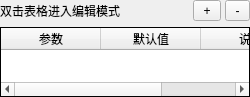
<?xml version="1.0" encoding="UTF-8"?>
<ui version="4.0">
 <class>KeyValueForm</class>
 <widget class="QWidget" name="KeyValueForm">
  <property name="geometry">
   <rect>
    <x>0</x>
    <y>0</y>
    <width>250</width>
    <height>83</height>
   </rect>
  </property>
  <property name="windowTitle">
   <string>Form</string>
  </property>
  <layout class="QVBoxLayout" name="verticalLayout">
   <property name="sizeConstraint">
    <enum>QLayout::SizeConstraint::SetMinimumSize</enum>
   </property>
   <property name="leftMargin">
    <number>0</number>
   </property>
   <property name="topMargin">
    <number>0</number>
   </property>
   <property name="rightMargin">
    <number>0</number>
   </property>
   <property name="bottomMargin">
    <number>0</number>
   </property>
   <item>
    <layout class="QHBoxLayout" name="horizontalLayout_5">
     <property name="spacing">
      <number>4</number>
     </property>
     <item>
      <widget class="QLabel" name="label">
       <property name="sizePolicy">
        <sizepolicy hsizetype="Expanding" vsizetype="Preferred">
         <horstretch>0</horstretch>
         <verstretch>0</verstretch>
        </sizepolicy>
       </property>
       <property name="text">
        <string>双击表格进入编辑模式</string>
       </property>
      </widget>
     </item>
     <item>
      <widget class="QToolButton" name="addBtn">
       <property name="sizePolicy">
        <sizepolicy hsizetype="Preferred" vsizetype="Preferred">
         <horstretch>0</horstretch>
         <verstretch>0</verstretch>
        </sizepolicy>
       </property>
       <property name="toolTip">
        <string>添加</string>
       </property>
       <property name="text">
        <string> + </string>
       </property>
      </widget>
     </item>
     <item>
      <widget class="QToolButton" name="delBtn">
       <property name="sizePolicy">
        <sizepolicy hsizetype="Preferred" vsizetype="Preferred">
         <horstretch>0</horstretch>
         <verstretch>0</verstretch>
        </sizepolicy>
       </property>
       <property name="toolTip">
        <string>删除</string>
       </property>
       <property name="text">
        <string> - </string>
       </property>
      </widget>
     </item>
    </layout>
   </item>
   <item>
    <widget class="QTableWidget" name="keyValueTable">
     <property name="sizePolicy">
      <sizepolicy hsizetype="Preferred" vsizetype="Preferred">
       <horstretch>0</horstretch>
       <verstretch>0</verstretch>
      </sizepolicy>
     </property>
     <property name="frameShape">
      <enum>QFrame::Shape::Box</enum>
     </property>
     <property name="frameShadow">
      <enum>QFrame::Shadow::Plain</enum>
     </property>
     <property name="sizeAdjustPolicy">
      <enum>QAbstractScrollArea::SizeAdjustPolicy::AdjustToContents</enum>
     </property>
     <property name="editTriggers">
      <set>QAbstractItemView::EditTrigger::DoubleClicked|QAbstractItemView::EditTrigger::EditKeyPressed</set>
     </property>
     <property name="selectionMode">
      <enum>QAbstractItemView::SelectionMode::SingleSelection</enum>
     </property>
     <property name="selectionBehavior">
      <enum>QAbstractItemView::SelectionBehavior::SelectRows</enum>
     </property>
     <property name="rowCount">
      <number>0</number>
     </property>
     <property name="columnCount">
      <number>3</number>
     </property>
     <column>
      <property name="text">
       <string>参数</string>
      </property>
     </column>
     <column>
      <property name="text">
       <string>默认值</string>
      </property>
     </column>
     <column>
      <property name="text">
       <string>说明</string>
      </property>
     </column>
    </widget>
   </item>
  </layout>
 </widget>
 <resources/>
 <connections/>
</ui>
